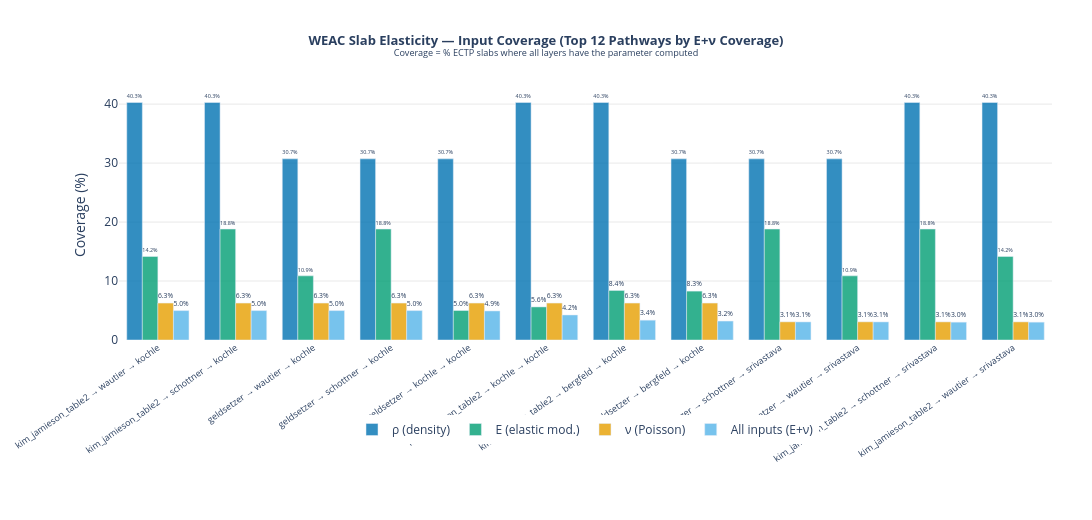

This figure's notebook cell:
### Code cell
TOP_N = 12
top_pw = weac_cov.head(TOP_N).copy()
top_pw['label'] = (
    top_pw['density_method'] + ' → ' +
    top_pw['emod_method']    + ' → ' +
    top_pw['nu_method']
)

steps        = ['n_density_ok', 'n_emod_ok', 'n_nu_ok', 'n_all_inputs']
step_labels  = ['ρ (density)', 'E (elastic mod.)', 'ν (Poisson)', 'All inputs (E+ν)']
step_colors  = ['#0072B2',     '#009E73',           '#E69F00',     '#56B4E9']

fig = go.Figure()
for step, label, color in zip(steps, step_labels, step_colors):
    vals = (top_pw[step] / total_slabs * 100).tolist()
    fig.add_trace(go.Bar(
        name=label,
        x=top_pw['label'].tolist(),
        y=vals,
        marker_color=rgba(color, 0.80),
        text=[f'{v:.1f}%' for v in vals],
        textposition='outside',
        textfont=dict(size=8),
    ))

fig.update_layout(
    title=dict(
        text=(
            f'<b>WEAC Slab Elasticity — Input Coverage (Top {TOP_N} Pathways by E+ν Coverage)</b><br>'
            '<sup>Coverage = % ECTP slabs where all layers have the parameter computed</sup>'
        ),
        x=0.5, xanchor='center', font=dict(size=13),
    ),
    barmode='group',
    xaxis=dict(tickangle=-35, tickfont=dict(size=9)),
    yaxis=dict(title='Coverage (%)', gridcolor='rgba(200,200,200,0.4)'),
    plot_bgcolor='white',
    legend=dict(orientation='h', x=0.5, xanchor='center', y=-0.30),
    width=1100, height=520,
    margin=dict(l=60, r=40, t=90, b=180),
)
fig.show()

### Figure 1 — Plotly figure (JSON) as saved in the notebook; plotly's stock layout.template omitted (floating-point values rounded to 4 significant figures)
{"data": [{"marker": {"color": "rgba(0,114,178,0.8)"}, "name": "ρ (density)", "text": ["40.3%", "40.3%", "30.7%", "30.7%", "30.7%", "40.3%", "40.3%", "30.7%", "30.7%", "30.7%", "40.3%", "40.3%"], "textfont": {"size": 8}, "textposition": "outside", "type": "bar", "x": ["kim_jamieson_table2 → wautier → kochle", "kim_jamieson_table2 → schottner → kochle", "geldsetzer → wautier → kochle", "geldsetzer → schottner → kochle", "geldsetzer → kochle → kochle", "kim_jamieson_table2 → kochle → kochle", "kim_jamieson_table2 → bergfeld → kochle", "geldsetzer → bergfeld → kochle", "geldsetzer → schottner → srivastava", "geldsetzer → wautier → srivastava", "kim_jamieson_table2 → schottner → srivastava", "kim_jamieson_table2 → wautier → srivastava"], "y": [40.27, 40.27, 30.72, 30.72, 30.72, 40.27, 40.27, 30.72, 30.72, 30.72, 40.27, 40.27]}, {"marker": {"color": "rgba(0,158,115,0.8)"}, "name": "E (elastic mod.)", "text": ["14.2%", "18.8%", "10.9%", "18.8%", "5.0%", "5.6%", "8.4%", "8.3%", "18.8%", "10.9%", "18.8%", "14.2%"], "textfont": {"size": 8}, "textposition": "outside", "type": "bar", "x": ["kim_jamieson_table2 → wautier → kochle", "kim_jamieson_table2 → schottner → kochle", "geldsetzer → wautier → kochle", "geldsetzer → schottner → kochle", "geldsetzer → kochle → kochle", "kim_jamieson_table2 → kochle → kochle", "kim_jamieson_table2 → bergfeld → kochle", "geldsetzer → bergfeld → kochle", "geldsetzer → schottner → srivastava", "geldsetzer → wautier → srivastava", "kim_jamieson_table2 → schottner → srivastava", "kim_jamieson_table2 → wautier → srivastava"], "y": [14.16, 18.81, 10.88, 18.81, 5.001, 5.61, 8.399, 8.29, 18.81, 10.88, 18.81, 14.16]}, {"marker": {"color": "rgba(230,159,0,0.8)"}, "name": "ν (Poisson)", "text": ["6.3%", "6.3%", "6.3%", "6.3%", "6.3%", "6.3%", "6.3%", "6.3%", "3.1%", "3.1%", "3.1%", "3.1%"], "textfont": {"size": 8}, "textposition": "outside", "type": "bar", "x": ["kim_jamieson_table2 → wautier → kochle", "kim_jamieson_table2 → schottner → kochle", "geldsetzer → wautier → kochle", "geldsetzer → schottner → kochle", "geldsetzer → kochle → kochle", "kim_jamieson_table2 → kochle → kochle", "kim_jamieson_table2 → bergfeld → kochle", "geldsetzer → bergfeld → kochle", "geldsetzer → schottner → srivastava", "geldsetzer → wautier → srivastava", "kim_jamieson_table2 → schottner → srivastava", "kim_jamieson_table2 → wautier → srivastava"], "y": [6.267, 6.267, 6.267, 6.267, 6.267, 6.267, 6.267, 6.267, 3.079, 3.079, 3.073, 3.073]}, {"marker": {"color": "rgba(86,180,233,0.8)"}, "name": "All inputs (E+ν)", "text": ["5.0%", "5.0%", "5.0%", "5.0%", "4.9%", "4.2%", "3.4%", "3.2%", "3.1%", "3.1%", "3.0%", "3.0%"], "textfont": {"size": 8}, "textposition": "outside", "type": "bar", "x": ["kim_jamieson_table2 → wautier → kochle", "kim_jamieson_table2 → schottner → kochle", "geldsetzer → wautier → kochle", "geldsetzer → schottner → kochle", "geldsetzer → kochle → kochle", "kim_jamieson_table2 → kochle → kochle", "kim_jamieson_table2 → bergfeld → kochle", "geldsetzer → bergfeld → kochle", "geldsetzer → schottner → srivastava", "geldsetzer → wautier → srivastava", "kim_jamieson_table2 → schottner → srivastava", "kim_jamieson_table2 → wautier → srivastava"], "y": [4.988, 4.988, 4.988, 4.988, 4.927, 4.243, 3.364, 3.215, 3.066, 3.066, 3.025, 3.025]}], "layout": {"barmode": "group", "height": 520, "legend": {"orientation": "h", "x": 0.5, "xanchor": "center", "y": -0.3}, "margin": {"b": 180, "l": 60, "r": 40, "t": 90}, "plot_bgcolor": "white", "title": {"font": {"size": 13}, "text": "<b>WEAC Slab Elasticity — Input Coverage (Top 12 Pathways by E+ν Coverage)</b><br><sup>Coverage = % ECTP slabs where all layers have the parameter computed</sup>", "x": 0.5, "xanchor": "center"}, "width": 1100, "xaxis": {"tickangle": -35, "tickfont": {"size": 9}}, "yaxis": {"gridcolor": "rgba(200,200,200,0.4)", "title": {"text": "Coverage (%)"}}}}
